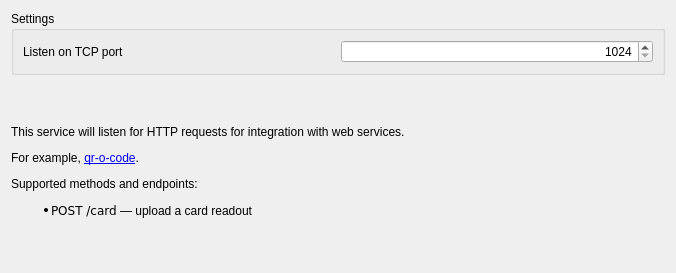
<?xml version="1.0" encoding="UTF-8"?>
<ui version="4.0">
 <class>CardReader::services::WebApiWidget</class>
 <widget class="QWidget" name="CardReader::services::WebApiWidget">
  <property name="geometry">
   <rect>
    <x>0</x>
    <y>0</y>
    <width>676</width>
    <height>273</height>
   </rect>
  </property>
  <property name="windowTitle">
   <string>Web API</string>
  </property>
  <layout class="QVBoxLayout" name="verticalLayout">
   <item>
    <widget class="QGroupBox" name="groupBox">
     <property name="title">
      <string>Settings</string>
     </property>
     <layout class="QGridLayout" name="gridLayout">
      <item row="0" column="0">
       <widget class="QLabel" name="label_2">
        <property name="text">
         <string>Listen on TCP port</string>
        </property>
       </widget>
      </item>
      <item row="0" column="1">
       <widget class="QSpinBox" name="edTcpListenPort">
        <property name="alignment">
         <set>Qt::AlignRight|Qt::AlignTrailing|Qt::AlignVCenter</set>
        </property>
        <property name="minimum">
         <number>1024</number>
        </property>
        <property name="maximum">
         <number>65535</number>
        </property>
       </widget>
      </item>
     </layout>
    </widget>
   </item>
   <item>
    <layout class="QVBoxLayout" name="verticalLayout_2">
     <item>
      <widget class="QLabel" name="label">
       <property name="sizePolicy">
        <sizepolicy hsizetype="Expanding" vsizetype="Expanding">
         <horstretch>0</horstretch>
         <verstretch>0</verstretch>
        </sizepolicy>
       </property>
       <property name="text">
        <string>&lt;html&gt;&lt;head/&gt;&lt;body&gt;&lt;p&gt;This service will listen for HTTP requests for integration with web services.&lt;/p&gt;&lt;p&gt;For example, &lt;a href=&quot;https://github.com/sakhnik/qr-o-code&quot;&gt;qr-o-code&lt;/a&gt;.&lt;/p&gt;&lt;p&gt;Supported methods and endpoints:&lt;/p&gt;&lt;ul&gt;&lt;li&gt;&lt;code&gt;POST /card&lt;/code&gt; — upload a card readout&lt;/li&gt;&lt;/ul&gt;&lt;/body&gt;&lt;/html&gt;</string>
       </property>
      </widget>
     </item>
    </layout>
   </item>
  </layout>
 </widget>
 <tabstops>
  <tabstop>edTcpListenPort</tabstop>
 </tabstops>
 <resources/>
 <connections/>
</ui>
